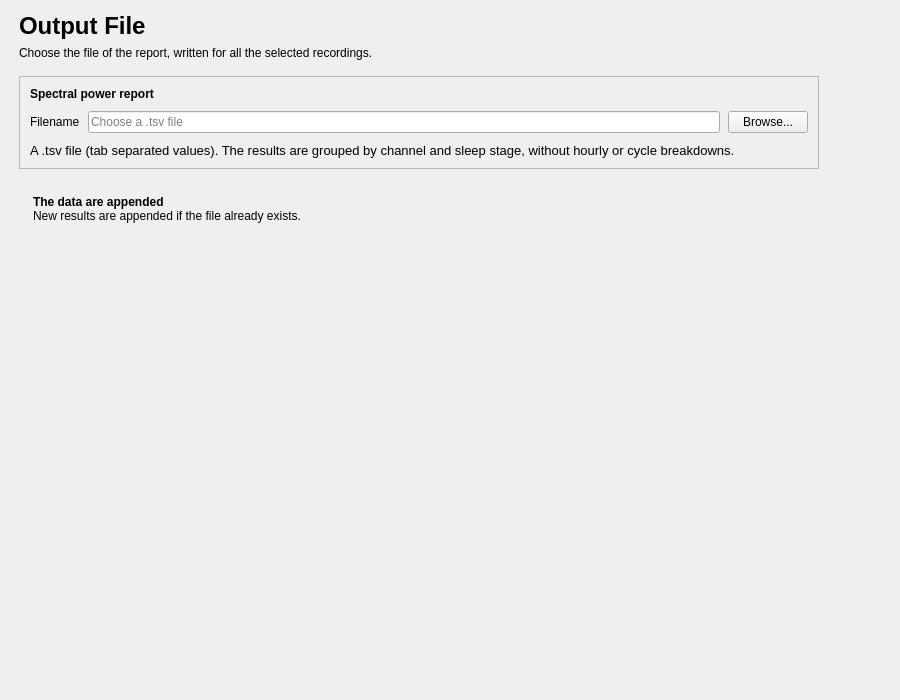
<?xml version="1.0" encoding="UTF-8"?>
<ui version="4.0">
 <class>Outputfiles</class>
 <widget class="QWidget" name="Outputfiles">
  <property name="geometry">
   <rect>
    <x>0</x>
    <y>0</y>
    <width>900</width>
    <height>700</height>
   </rect>
  </property>
  <property name="windowTitle">
   <string />
  </property>
  <layout class="QVBoxLayout" name="verticalLayout">
   <property name="leftMargin">
    <number>19</number>
   </property>
   <property name="topMargin">
    <number>12</number>
   </property>
   <property name="rightMargin">
    <number>19</number>
   </property>
   <property name="bottomMargin">
    <number>12</number>
   </property>
   <item>
    <layout class="QHBoxLayout" name="content_row" stretch="1,0">
     <property name="leftMargin">
      <number>0</number>
     </property>
     <property name="topMargin">
      <number>0</number>
     </property>
     <property name="rightMargin">
      <number>0</number>
     </property>
     <property name="bottomMargin">
      <number>0</number>
     </property>
     <item>
      <widget class="QWidget" name="content_widget" native="true">
       <property name="maximumSize">
        <size>
         <width>800</width>
         <height>16777215</height>
        </size>
       </property>
       <layout class="QVBoxLayout" name="content_layout">
        <property name="spacing">
         <number>16</number>
        </property>
        <property name="leftMargin">
         <number>0</number>
        </property>
        <property name="topMargin">
         <number>0</number>
        </property>
        <property name="rightMargin">
         <number>0</number>
        </property>
        <property name="bottomMargin">
         <number>0</number>
        </property>
        <item>
         <layout class="QVBoxLayout" name="header_layout">
          <property name="spacing">
           <number>6</number>
          </property>
          <item>
           <widget class="QLabel" name="title_label">
            <property name="font">
             <font>
              <pointsize>18</pointsize>
              <bold>true</bold>
             </font>
            </property>
            <property name="text">
             <string>Output File</string>
            </property>
           </widget>
          </item>
          <item>
           <widget class="QLabel" name="subtitle_label">
            <property name="text">
             <string>Choose the file of the report, written for all the selected recordings.</string>
            </property>
            <property name="wordWrap">
             <bool>true</bool>
            </property>
            <property name="variant" stdset="0">
             <string notr="true">help</string>
            </property>
           </widget>
          </item>
         </layout>
        </item>
        <item>
         <widget class="QFrame" name="report_card">
          <property name="frameShape">
           <enum>QFrame::Shape::StyledPanel</enum>
          </property>
          <property name="frameShadow">
           <enum>QFrame::Shadow::Raised</enum>
          </property>
          <layout class="QVBoxLayout" name="report_card_layout">
           <property name="spacing">
            <number>10</number>
           </property>
           <property name="leftMargin">
            <number>10</number>
           </property>
           <property name="topMargin">
            <number>10</number>
           </property>
           <property name="rightMargin">
            <number>10</number>
           </property>
           <property name="bottomMargin">
            <number>10</number>
           </property>
           <item>
            <widget class="QLabel" name="report_title_label">
             <property name="font">
              <font>
               <bold>true</bold>
              </font>
             </property>
             <property name="text">
              <string>Spectral power report</string>
             </property>
            </widget>
           </item>
           <item>
            <layout class="QHBoxLayout" name="filename_layout">
             <property name="spacing">
              <number>8</number>
             </property>
             <item>
              <widget class="QLabel" name="filename_label">
               <property name="text">
                <string>Filename</string>
               </property>
              </widget>
             </item>
             <item>
              <widget class="QLineEdit" name="filename_lineEdit">
               <property name="placeholderText">
                <string>Choose a .tsv file</string>
               </property>
              </widget>
             </item>
             <item>
              <widget class="QPushButton" name="choose_pushButton">
               <property name="text">
                <string>Browse...</string>
               </property>
              </widget>
             </item>
            </layout>
           </item>
           <item>
            <widget class="QLabel" name="report_label">
             <property name="font">
              <font>
               <pointsize>10</pointsize>
              </font>
             </property>
             <property name="text">
              <string>A .tsv file (tab separated values). The results are grouped by channel and sleep stage, without hourly or cycle breakdowns.</string>
             </property>
             <property name="wordWrap">
              <bool>true</bool>
             </property>
             <property name="variant" stdset="0">
              <string notr="true">help</string>
             </property>
            </widget>
           </item>
          </layout>
         </widget>
        </item>
        <item>
         <widget class="QFrame" name="append_warning">
          <property name="frameShape">
           <enum>QFrame::Shape::NoFrame</enum>
          </property>
          <property name="variant" stdset="0">
           <string notr="true">warning</string>
          </property>
          <layout class="QHBoxLayout" name="append_warning_layout">
           <property name="leftMargin">
            <number>14</number>
           </property>
           <property name="topMargin">
            <number>10</number>
           </property>
           <property name="rightMargin">
            <number>14</number>
           </property>
           <property name="bottomMargin">
            <number>10</number>
           </property>
           <item>
            <widget class="QLabel" name="append_warning_label">
             <property name="text">
              <string>&lt;b&gt;The data are appended&lt;/b&gt;&lt;br/&gt;New results are appended if the file already exists.</string>
             </property>
             <property name="textFormat">
              <enum>Qt::TextFormat::RichText</enum>
             </property>
             <property name="wordWrap">
              <bool>true</bool>
             </property>
            </widget>
           </item>
          </layout>
         </widget>
        </item>
       </layout>
      </widget>
     </item>
     <item>
      <spacer name="content_spacer">
       <property name="orientation">
        <enum>Qt::Orientation::Horizontal</enum>
       </property>
       <property name="sizeHint" stdset="0">
        <size>
         <width>40</width>
         <height>20</height>
        </size>
       </property>
      </spacer>
     </item>
    </layout>
   </item>
   <item>
    <spacer name="verticalSpacer">
     <property name="orientation">
      <enum>Qt::Orientation::Vertical</enum>
     </property>
     <property name="sizeHint" stdset="0">
      <size>
       <width>40</width>
       <height>20</height>
      </size>
     </property>
    </spacer>
   </item>
  </layout>
 </widget>
 <resources />
 <connections />
</ui>
